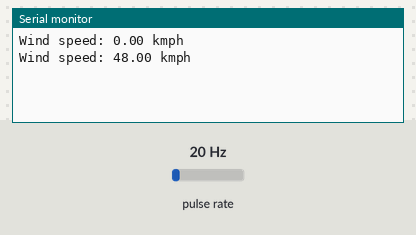
Bench run of a sketch on a simulated ESP32. Parts: the last lines printed to the serial monitor. Wiring (inferred from the names in the program): pulse sensor: data GPIO 12. The inputs (shaded band) are chosen by the test bench; at power-on: pulse rate 20 Hz.

Above: at 1.2 s.
1.3 s: pulse rate (sensor on GPIO 12) set to 4 Hz
At 2.6 s:
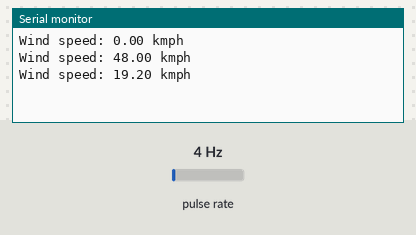
2.8 s: pulse rate (sensor on GPIO 12) set to 50 Hz
At 3.8 s:
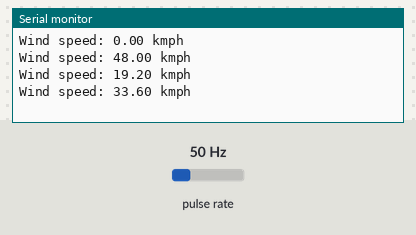
Timing chart, 0 to 5.8 s (numbered marks = the images above; inputs shaded):
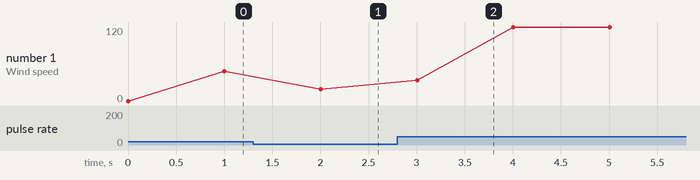

The sketch:

ADS_WS1_Anemometer_Arduino_v1.ino
```cpp
#define DEBOUNCE_TIME 15
#define CALC_INTERVAL 1000
#define ANEMOMETER_PIN 12  // Interrupt pin tied to anemometer reed switch

unsigned long nextCalc;
unsigned long timer;

volatile int anemometerCounter;
volatile unsigned long last_micros_an;

float windSpeed;

//returns the wind speed since the last calcInterval.
float readWindSpd() {
  unsigned char i;
  float spd = 24.0;  // one turn = 2.4 km per hour;
  spd *= anemometerCounter;
  spd /= 10.0;
  anemometerCounter = 0;
  return spd;
}

void IRAM_ATTR countAnemometer() {
  if ((long)(micros() - last_micros_an) >= DEBOUNCE_TIME * 1000) {
    anemometerCounter++;
    last_micros_an = micros();
  }
}

void setup() {
  Serial.begin(115200);

  pinMode(ANEMOMETER_PIN, INPUT);
  attachInterrupt(ANEMOMETER_PIN, countAnemometer, RISING);
}

void loop() {
  timer = millis();

  if (timer > nextCalc) {
    nextCalc = timer + CALC_INTERVAL;
    windSpeed = readWindSpd();
    Serial.print("Wind speed: ");
    Serial.print(windSpeed);
    Serial.println(" kmph");
  }
}
```

Measured:
- after the input at 1.3 s, the serial monitor: prints a new line after 0.70 s (image 1)
- after the input at 2.8 s, the serial monitor: prints a new line after 0.20 s (image 2)
- plotted number 1: 48 → 19.2 after the input at 1.3 s, 19.2 → 120 after the input at 2.8 s
